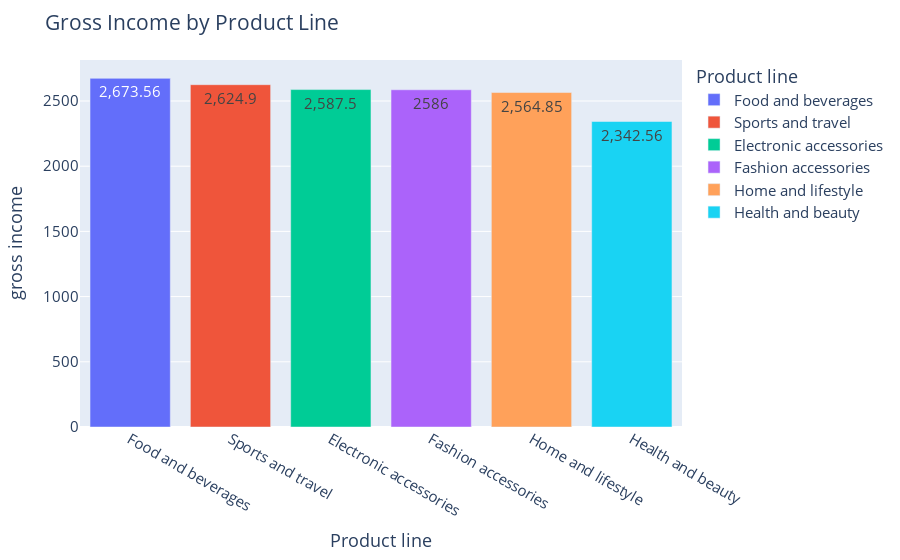

The cell this chart's notebook holds for it:
### Code cell
# Dataviz - Barchart
# Gross Income by Product Line

fig = px.bar(graph3, x= 'Product line', y= 'gross income', color= 'Product line', text_auto=True)

fig.update_layout(
    title='Gross Income by Product Line',
    font=dict(size=15)
)
fig.show()

### Figure 1 — Plotly figure (JSON) as saved in the notebook; plotly's stock layout.template omitted (floating-point values rounded to 4 significant figures)
{"data": [{"alignmentgroup": "True", "hovertemplate": "Product line=%{x}<br>gross income=%{y}<extra></extra>", "legendgroup": "Food and beverages", "marker": {"color": "#636efa", "pattern": {"shape": ""}}, "name": "Food and beverages", "offsetgroup": "Food and beverages", "orientation": "v", "showlegend": true, "textposition": "auto", "texttemplate": "%{y}", "type": "bar", "x": ["Food and beverages"], "xaxis": "x", "y": [2674.0], "yaxis": "y"}, {"alignmentgroup": "True", "hovertemplate": "Product line=%{x}<br>gross income=%{y}<extra></extra>", "legendgroup": "Sports and travel", "marker": {"color": "#EF553B", "pattern": {"shape": ""}}, "name": "Sports and travel", "offsetgroup": "Sports and travel", "orientation": "v", "showlegend": true, "textposition": "auto", "texttemplate": "%{y}", "type": "bar", "x": ["Sports and travel"], "xaxis": "x", "y": [2625.0], "yaxis": "y"}, {"alignmentgroup": "True", "hovertemplate": "Product line=%{x}<br>gross income=%{y}<extra></extra>", "legendgroup": "Electronic accessories", "marker": {"color": "#00cc96", "pattern": {"shape": ""}}, "name": "Electronic accessories", "offsetgroup": "Electronic accessories", "orientation": "v", "showlegend": true, "textposition": "auto", "texttemplate": "%{y}", "type": "bar", "x": ["Electronic accessories"], "xaxis": "x", "y": [2588.0], "yaxis": "y"}, {"alignmentgroup": "True", "hovertemplate": "Product line=%{x}<br>gross income=%{y}<extra></extra>", "legendgroup": "Fashion accessories", "marker": {"color": "#ab63fa", "pattern": {"shape": ""}}, "name": "Fashion accessories", "offsetgroup": "Fashion accessories", "orientation": "v", "showlegend": true, "textposition": "auto", "texttemplate": "%{y}", "type": "bar", "x": ["Fashion accessories"], "xaxis": "x", "y": [2586], "yaxis": "y"}, {"alignmentgroup": "True", "hovertemplate": "Product line=%{x}<br>gross income=%{y}<extra></extra>", "legendgroup": "Home and lifestyle", "marker": {"color": "#FFA15A", "pattern": {"shape": ""}}, "name": "Home and lifestyle", "offsetgroup": "Home and lifestyle", "orientation": "v", "showlegend": true, "textposition": "auto", "texttemplate": "%{y}", "type": "bar", "x": ["Home and lifestyle"], "xaxis": "x", "y": [2565.0], "yaxis": "y"}, {"alignmentgroup": "True", "hovertemplate": "Product line=%{x}<br>gross income=%{y}<extra></extra>", "legendgroup": "Health and beauty", "marker": {"color": "#19d3f3", "pattern": {"shape": ""}}, "name": "Health and beauty", "offsetgroup": "Health and beauty", "orientation": "v", "showlegend": true, "textposition": "auto", "texttemplate": "%{y}", "type": "bar", "x": ["Health and beauty"], "xaxis": "x", "y": [2343.0], "yaxis": "y"}], "layout": {"barmode": "relative", "font": {"size": 15}, "legend": {"title": {"text": "Product line"}, "tracegroupgap": 0}, "margin": {"t": 60}, "title": {"text": "Gross Income by Product Line"}, "xaxis": {"anchor": "y", "categoryarray": ["Food and beverages", "Sports and travel", "Electronic accessories", "Fashion accessories", "Home and lifestyle", "Health and beauty"], "categoryorder": "array", "domain": [0, 1], "title": {"text": "Product line"}}, "yaxis": {"anchor": "x", "domain": [0, 1], "title": {"text": "gross income"}}}}
